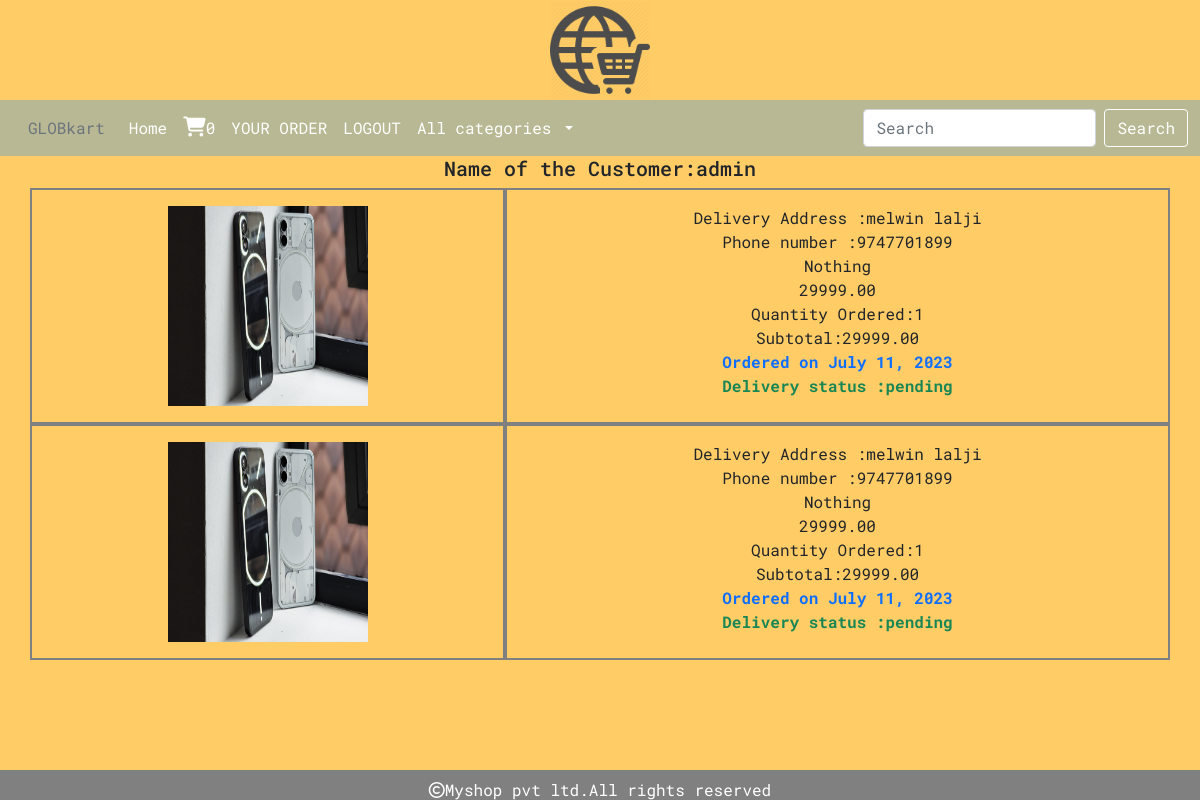
Page /cart/orderview/ (signed in) on the committed database.
### cart/models.py (models this page shows, shortened)
class Order(models.Model):
        user=models.ForeignKey(User,on_delete=models.CASCADE)
        products=models.ForeignKey(Product,on_delete=models.CASCADE)
        address=models.TextField()
        phone=models.CharField(max_length=100)
        order_status=models.CharField(max_length=30,default="pending")
        delivery_status=models.CharField(max_length=30,default="pending")
        noofitems=models.IntegerField()
        date_added=models.DateField(auto_now_add=True)
        def subtotal(self):
            return self.noofitems*self.products.price

### shop/models.py (models this page shows)
class Product(models.Model):
    name = models.CharField(max_length=200, unique=True)
    slug = models.SlugField(max_length=250, unique=True)
    description = models.TextField(blank=True)
    price=models.DecimalField(max_digits=10,decimal_places=2)
    category=models.ForeignKey(Category,on_delete=models.CASCADE)
    image=models.ImageField(upload_to='image/products',null=True,blank=True)
    stock=models.IntegerField()
    available=models.BooleanField(default=True)
    created=models.DateTimeField(auto_now_add=True)
    updated=models.DateTimeField(auto_now=True)

### cart/views.py (the view)
# urls.py: path('orderview/',views.orderview, name="orderview"),
@login_required
def orderview(request):
    u=request.user
    o=Order.objects.filter(user=u,order_status="paid")
    return render(request,'orderview.html',{'o':o,'name':u.username})

### cart/context_processors.py (called while the page is built)
def counter(request):
    item_count=0
    if request.user.is_authenticated:
       user=request.user
       try:
           cart=Cart.objects.filter(user=user)
           for i in cart:
               item_count+=i.quantity
       except:
           item_count=0
    return{'item_count':item_count}

### shop/context_processors.py (called while the page is built)
def menu_links(request):
    links=Category.objects.all()
    return {'links':links}

### template/orderview.html
{% extends 'base.html' %}
{% load static %}
{% block content %}
<div class="container" style="margin-bottom:100px;">
    <div class="row">
        <h5 class="text-center">Name of the Customer:{{name}}</h5>
        {% for i in o %}
        <div class="col-sm-5 py-3" style="border:2px solid gray">
          <center><img src="{{i.products.image.url}}" height="200px" width="200px"></center>
        </div>
        <div class="col-sm-7 py-3 text-center" style="border:2px solid gray">
            Delivery Address :{{i.address}}<br>
            Phone number :{{i.phone}}<br>
            {{i.products.name}}<br>
            {{i.products.price}}<br>
            Quantity Ordered:{{i.noofitems}}<br>
            Subtotal:{{i.subtotal}}<br>
            <strong class="text-primary">Ordered on {{i.date_added}}</strong><br>
            <strong class="text-success">Delivery status :{{i.delivery_status}}</strong>
    </div>
        {% endfor %}
    </div></div>
{% endblock %}

### static/css/custom.css (style rules this page uses)
body { background-color: rgb(255, 204, 102); font-family: 'Roboto Mono', monospace; }

### rows in the picture
Order: products.image (picture), address "melwin lalji", phone "9747701899", products.name "Nothing", products.price "29999.00", noofitems "1", subtotal "29999.00", date_added "July 11, 2023", delivery_status "pending"
Order: products.image (picture), address "melwin lalji", phone "9747701899", products.name "Nothing", products.price "29999.00", noofitems "1", subtotal "29999.00", date_added "July 11, 2023", delivery_status "pending"

### other values in the picture
{{ item_count }} "0"
{{ name }} "admin"
